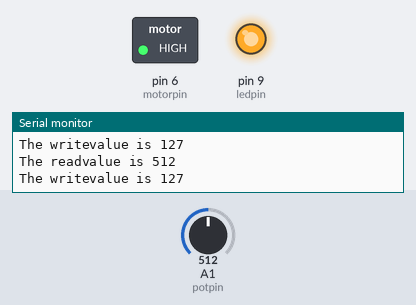
A sketch run on a simulated Arduino Uno, built with avr-gcc and run on an emulated ATmega328P. Shown: switched loads named in the sketch (green lamp = pin HIGH), output pins drawn as LEDs (lit = HIGH), the last lines printed to the serial monitor. The test bench sets the inputs (shaded band); at power-on: A1 (potpin) = 512.

Above: at 1.8 s.
1.9 s: A1 (potpin) set to 6
3.4 s: A1 (potpin) set to 3
At 5.0 s:
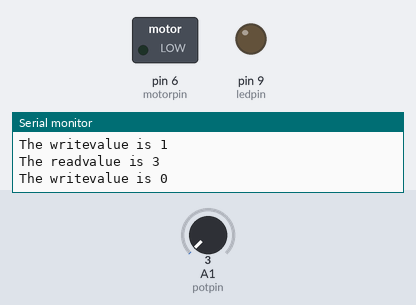
5.5 s: A1 (potpin) set to 122
At 6.6 s:
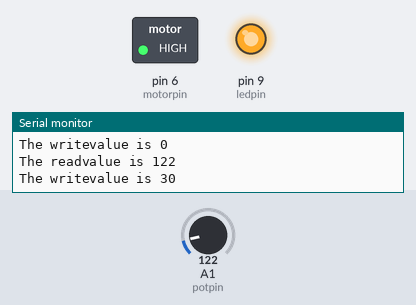
7.5 s: A1 (potpin) set to 0
At 9.4 s:
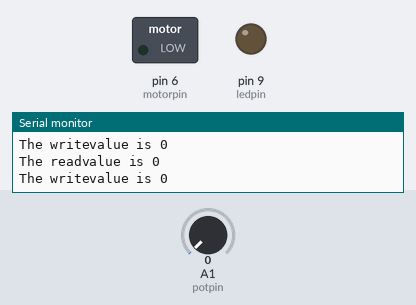
Timing chart, 0 to 10.5 s (numbered marks = the images above; inputs shaded):
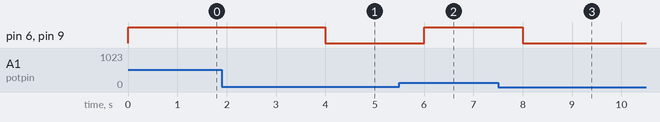

Measured:
- the behaviour switches between 5 and 4 on A1 (potpin) (found by bisection; images 0 and 1)
- after the input at 3.4 s, pin 6 (motorpin), pin 9 (ledpin): HIGH → LOW after 0.60 s
- after the input at 5.5 s, pin 6 (motorpin), pin 9 (ledpin): LOW → HIGH after 0.50 s
- after the input at 7.5 s, pin 6 (motorpin), pin 9 (ledpin): HIGH → LOW after 0.51 s

The sketch:

dc.ino
```cpp
int ledpin=9;
int potpin=A1;
int motorpin=6;
int readvalue;
int writevalue;
void setup() {
  Serial.begin(9600);
 pinMode(potpin,INPUT);
 pinMode(ledpin,OUTPUT);
 pinMode(motorpin,OUTPUT);
}


void loop() {
readvalue = analogRead(potpin);
writevalue=(255./1023.)*readvalue;
digitalWrite(ledpin,writevalue);
digitalWrite(motorpin,writevalue);
Serial.print("The readvalue is ");
Serial.println(readvalue);
Serial.print("The writevalue is ");
Serial.println(writevalue);
delay(1000);
}
```
